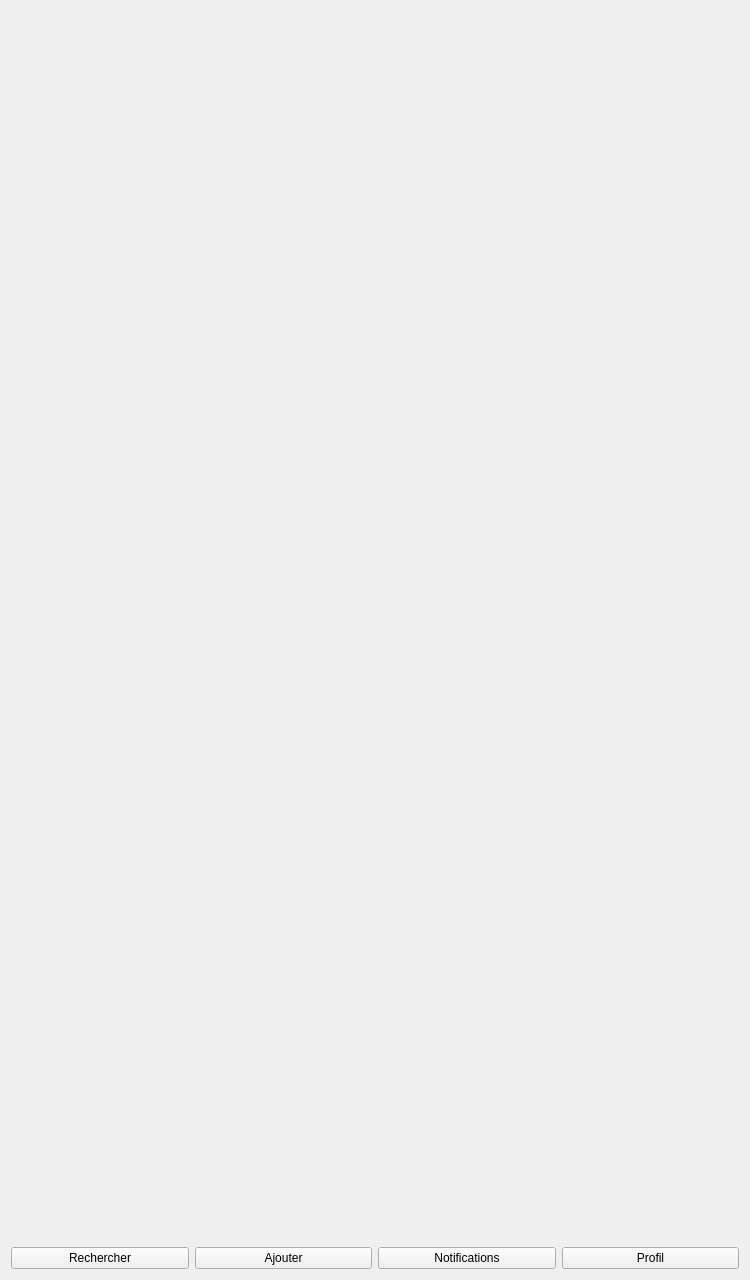
<?xml version="1.0" encoding="UTF-8"?>
<ui version="4.0">
 <class>Profil</class>
 <widget class="QWidget" name="Profil">
  <property name="geometry">
   <rect>
    <x>0</x>
    <y>0</y>
    <width>750</width>
    <height>1280</height>
   </rect>
  </property>
  <property name="windowTitle">
   <string>Form</string>
  </property>
  <layout class="QGridLayout" name="gridLayout_2">
   <item row="3" column="0">
    <layout class="QGridLayout" name="gridLayout_element"/>
   </item>
   <item row="2" column="0">
    <spacer name="verticalSpacer">
     <property name="orientation">
      <enum>Qt::Vertical</enum>
     </property>
     <property name="sizeHint" stdset="0">
      <size>
       <width>20</width>
       <height>40</height>
      </size>
     </property>
    </spacer>
   </item>
   <item row="6" column="0">
    <layout class="QGridLayout" name="gridLayout" rowstretch="0" rowminimumheight="0" columnminimumwidth="1,1,1,1">
     <property name="sizeConstraint">
      <enum>QLayout::SetNoConstraint</enum>
     </property>
     <property name="verticalSpacing">
      <number>1</number>
     </property>
     <item row="0" column="1">
      <widget class="QPushButton" name="button_icones_2">
       <property name="text">
        <string>Ajouter</string>
       </property>
      </widget>
     </item>
     <item row="0" column="0">
      <widget class="QPushButton" name="button_icones">
       <property name="text">
        <string>Rechercher</string>
       </property>
      </widget>
     </item>
     <item row="0" column="2">
      <widget class="QPushButton" name="button_icones_3">
       <property name="text">
        <string>Notifications</string>
       </property>
      </widget>
     </item>
     <item row="0" column="3">
      <widget class="QPushButton" name="button_icones_4">
       <property name="text">
        <string>Profil</string>
       </property>
      </widget>
     </item>
    </layout>
   </item>
   <item row="1" column="0">
    <layout class="QGridLayout" name="gridLayout_infos"/>
   </item>
   <item row="5" column="0">
    <spacer name="spacer">
     <property name="orientation">
      <enum>Qt::Vertical</enum>
     </property>
     <property name="sizeType">
      <enum>QSizePolicy::Expanding</enum>
     </property>
     <property name="sizeHint" stdset="0">
      <size>
       <width>20</width>
       <height>80</height>
      </size>
     </property>
    </spacer>
   </item>
   <item row="0" column="0">
    <spacer name="verticalSpacer_2">
     <property name="orientation">
      <enum>Qt::Vertical</enum>
     </property>
     <property name="sizeType">
      <enum>QSizePolicy::Fixed</enum>
     </property>
     <property name="sizeHint" stdset="0">
      <size>
       <width>20</width>
       <height>60</height>
      </size>
     </property>
    </spacer>
   </item>
  </layout>
 </widget>
 <resources/>
 <connections/>
</ui>
